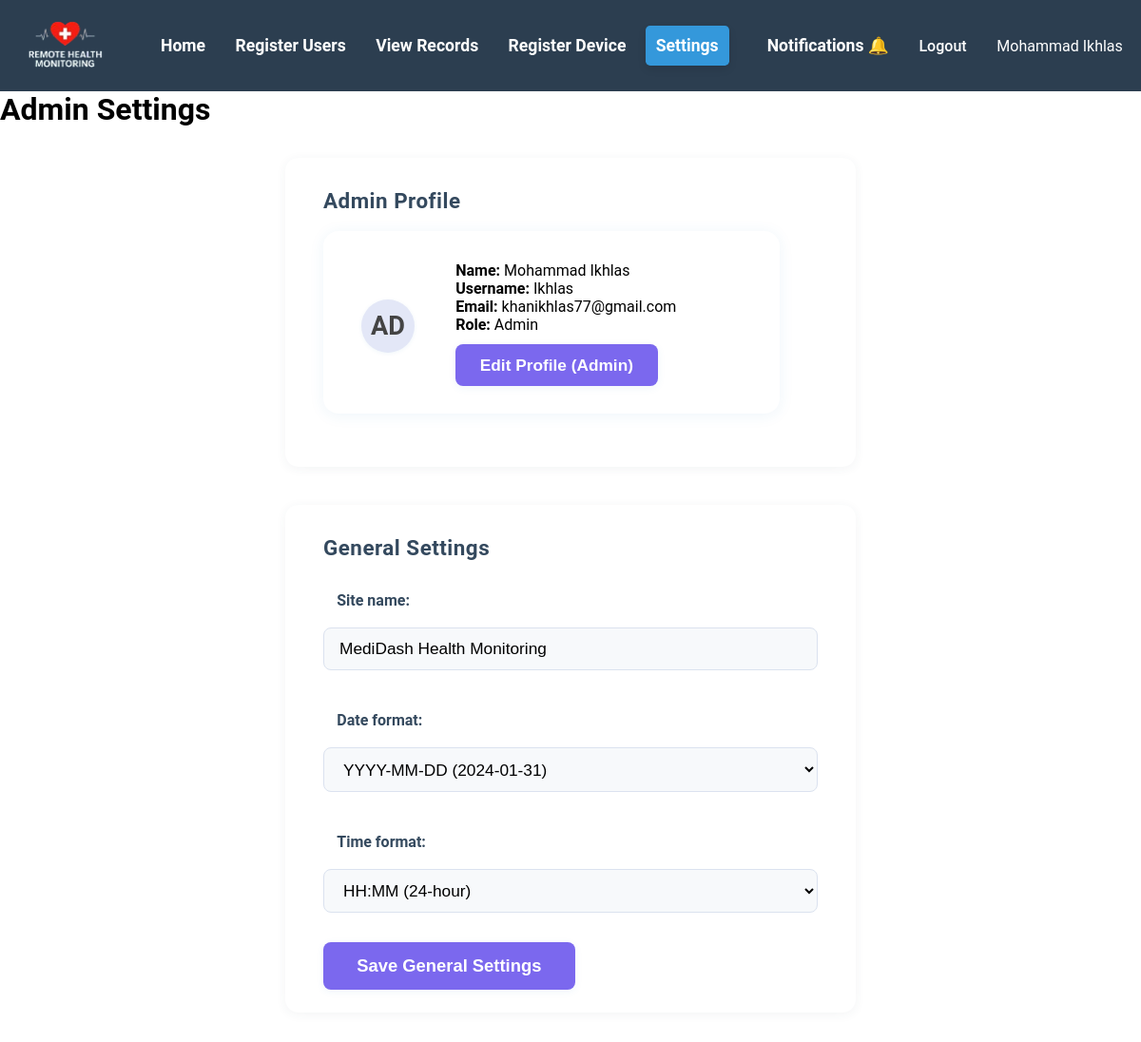
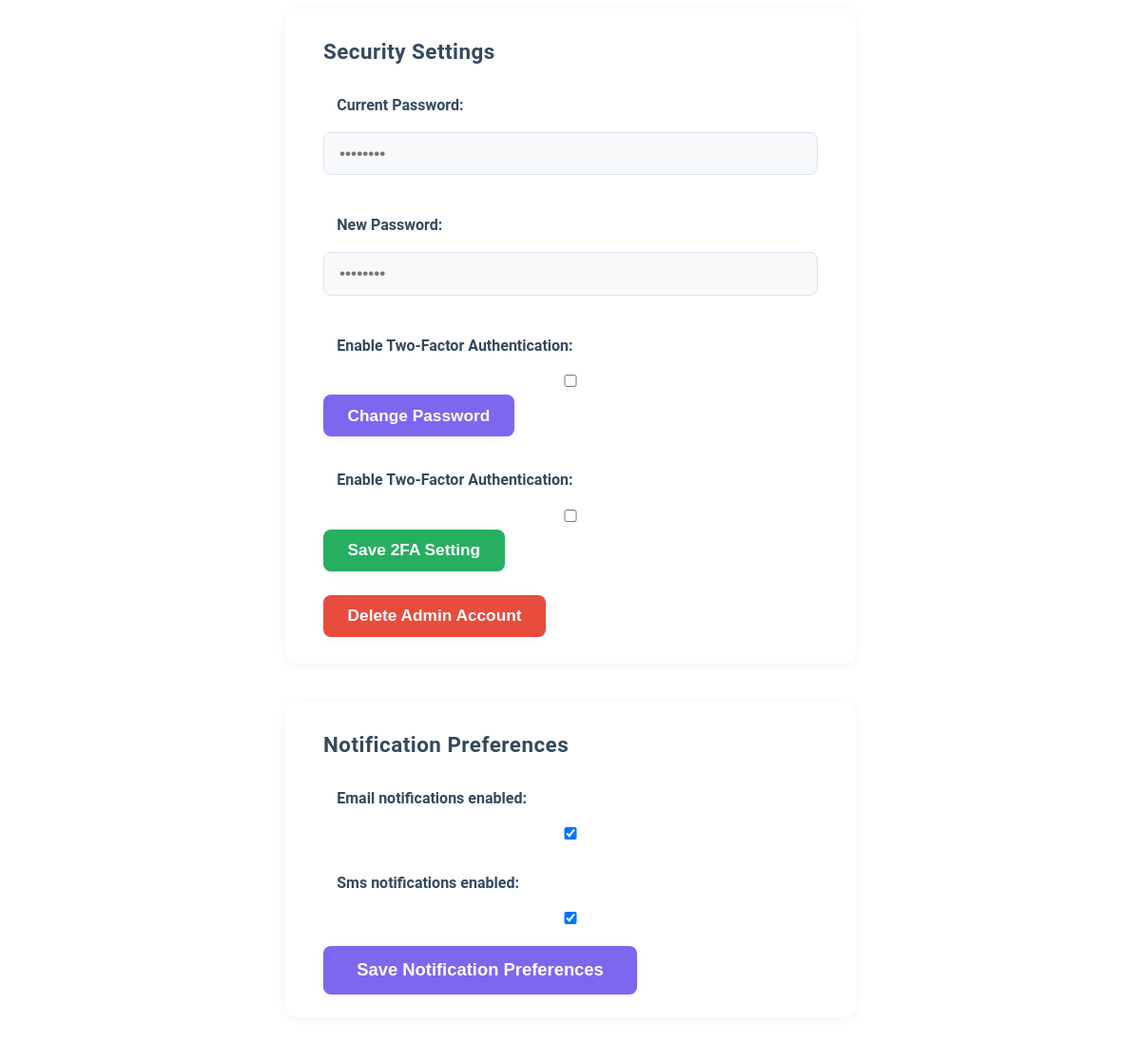
/admin-settings/ (signed in), run on the app's committed database (2 pictures, top to bottom).
### medidash/models.py (models this page shows, shortened)
class CustomUser(AbstractUser):
    USER_ROLES = (
        ('admin', 'Admin'),
        ('doctor', 'Doctor'),
        ('patient', 'Patient'),
    )
    role = models.CharField(max_length=10, choices=USER_ROLES)
    groups = models.ManyToManyField(
        Group,
        verbose_name=('groups'),
        blank=True,
        help_text=(
            'The groups this user belongs to. A user will get all permissions '
            'granted to each of their groups.'
        ),
        related_name="customuser_set", # Changed related_name
        related_query_name="user",
    )
    user_permissions = models.ManyToManyField(
        Permission,
        verbose_name=('user permissions'),
        blank=True,
        help_text=('Specific permissions for this user.'),
        related_name="customuser_set", # Changed related_name
        related_query_name="user",
    )
    email_notifications_enabled = models.BooleanField(default=True)
    sms_notifications_enabled = models.BooleanField(default=False)
    two_factor_authentication_enabled = models.BooleanField(default=False)
    middle_name = models.CharField(max_length=50, blank=True, null=True)
    class Meta:
        verbose_name = 'Custom User'
        verbose_name_plural = 'Custom Users'

class SiteSettings(models.Model):
    site_name = models.CharField(max_length=100, default='MediDash Health Monitoring')
    date_format = models.CharField(max_length=20, default='YYYY-MM-DD')
    time_format = models.CharField(max_length=20, default='HH:MM')

### medidash/views.py (the view, shortened to what this page needs)
# urls.py: path('admin-settings/', views.admin_settings, name='admin_settings'),
@login_required(login_url='login')
@user_passes_test(is_admin, login_url='access_denied')
def admin_settings(request):
    user = request.user
    user_profile_form = UserProfileForm()
    security_form = SecurityForm()
    notification_settings_form = AdminNotificationSettingsForm(instance=user)
    site_settings, _ = SiteSettings.objects.get_or_create(pk=1)
    site_settings_form = SiteSettingsForm(instance=site_settings)
    context = {
        'user_profile_form': user_profile_form,
        'security_form': security_form,
        'notification_settings_form': notification_settings_form,
        'site_settings_form': site_settings_form,
        'username': request.user.username,
        'profile_pic_url': 'https://placehold.co/40x40/f0f4f7/556080?text=AD',
        'unread_notifications_count': SystemNotification.objects.filter(recipient=request.user, is_read=False).count(),
        'synced_devices': Device.objects.all(),
    }
    return render(request, 'admin/settings.html', context)

### medidash/forms.py
class UserProfileForm(forms.Form):
    full_name = forms.CharField(label="Full Name", max_length=100)
    middle_name = forms.CharField(label="Middle Name", max_length=50, required=False)
    email = forms.EmailField(label="Email Address")
    profile_pic = forms.ImageField(label="Profile Picture", required=False)

class SecurityForm(forms.Form):
    current_password = forms.CharField(
        label="Current Password",
        max_length=100,
        widget=forms.PasswordInput(attrs={'placeholder': '••••••••'})
    )
    new_password = forms.CharField(
        label="New Password",
        max_length=100,
        widget=forms.PasswordInput(attrs={'placeholder': '••••••••'})
    )
    two_factor_authentication = forms.BooleanField(
        label="Enable Two-Factor Authentication",
        required=False,
        widget=forms.CheckboxInput(attrs={'id': 'twoFactor'})
    )

### medidash/views.py (called while the page is built)
def is_admin(user):
    return user.is_authenticated and user.role == 'admin'

### templates/admin/settings.html (shortened to what this page needs)
{% load static %}
<!DOCTYPE html>
<html lang="en">
<head>
    <link rel="stylesheet" href="{% static 'styles/settings.css' %}">
</head>
<body>
    <div class="header">
       <header class="header-container">
        <div class="logoside">
            <img src="{% static 'innerimg/logo.png' %}" alt="logo" loading="lazy">
        </div>
        <div class="main-nav" id="navMenu">
            <a href="{% url 'admin_dashboard' %}" id="home-a" >Home</a>
            <a href="{% url 'admin_register_user' %}" id="patient-a">Register Users</a>
            <a href="{% url 'admin_view_records' %}" id="alert-a">View Records</a>
            <a href="{% url 'admin_register_device' %}" id="device-a">Register Device</a>
            <a href="{% url 'admin_settings' %}" id="setting-a" class="active">Settings</a>
        </div>
        <div class="rightside">
            <a href="{% url 'admin_notifications' %}" class="notification">Notifications 🔔</a>
            <a href="{% url 'logout' %}" id="logout-a">Logout</a>
            <span class="doctor-name">{{ request.user.first_name }} {{ request.user.last_name }}</span>
        </div>
       </header>
    </div>
    <div class="main-content">
        <h1>Admin Settings</h1>
        <div class="settings-grid">
            <div class="settings-section profile-section">
                <h2>Admin Profile</h2>
                <div class="profile-card">
                    <div class="profile-avatar">AD</div>
                    <div class="profile-details">
                        <b>Name:</b> {{ request.user.first_name }} {{ request.user.last_name }}<br>
                        <b>Username:</b> {{ request.user.username }}<br>
                        <b>Email:</b> {{ request.user.email }}<br>
                        <b>Role:</b> {{ request.user.role|capfirst }}<br>
                        <button class="action-btn" id="editProfileBtn">Edit Profile (Admin)</button>
                    </div>
                </div>
            </div>
            <div class="settings-section general-settings-section">
                <h2>General Settings</h2>
                <form action="{% url 'admin_settings' %}" method="POST">
                    {{ site_settings_form.as_p }}
                    <button type="submit" name="update_site_settings" class="save-button">Save General Settings</button>
                </form>
            </div>
            <div class="settings-section security-section">
                <h2>Security Settings</h2>
                <form action="{% url 'admin_settings' %}" method="POST" style="margin-bottom: 1rem;">
                    {{ security_form.as_p }}
                    <button type="submit" name="update_security" class="action-btn">Change Password</button>
                </form>
                <form action="{% url 'admin_settings' %}" method="POST" style="margin-bottom: 1rem;">
                    <label for="id_two_factor_authentication_enabled">Enable Two-Factor Authentication:</label>
                    {{ notification_settings_form.two_factor_authentication_enabled }}
                    <button type="submit" name="save_2fa" class="action-btn primary">Save 2FA Setting</button>
                </form>
                <form action="{% url 'admin_settings' %}" method="POST" onsubmit="return confirm('Are you sure you want to delete this admin account? This action cannot be undone.');">
                    <button type="submit" name="delete_account" class="action-btn danger">Delete Admin Account</button>
                </form>
            </div>
            <div class="settings-section notification-section">
                <h2>Notification Preferences</h2>
                <form action="{% url 'admin_settings' %}" method="POST">
                    {{ notification_settings_form.email_notifications_enabled.label_tag }}
                    {{ notification_settings_form.email_notifications_enabled }}
                    {{ notification_settings_form.sms_notifications_enabled.label_tag }}
                    {{ notification_settings_form.sms_notifications_enabled }}
                    <button type="submit" name="update_notifications" class="save-button">Save Notification Preferences</button>
                </form>
            </div>
        </div>
    </div>
</body>
</html>

### data on the page
CustomUser: user.first_name "Mohammad", user.last_name "Ikhlas", user.username "Ikhlas", user.email "khanikhlas77@gmail.com", user.role "Admin", email_notifications_enabled "☑", sms_notifications_enabled "☑"
SiteSettings: site_name "MediDash Health Monitoring", date_format "YYYY-MM-DD (2024-01-31)", time_format "HH:MM (24-hour)"

### other printed values
{{ notification_settings_form.email_notifications_enabled.label_tag }} "Email notifications enabled:"
{{ notification_settings_form.sms_notifications_enabled.label_tag }} "Sms notifications enabled:"
